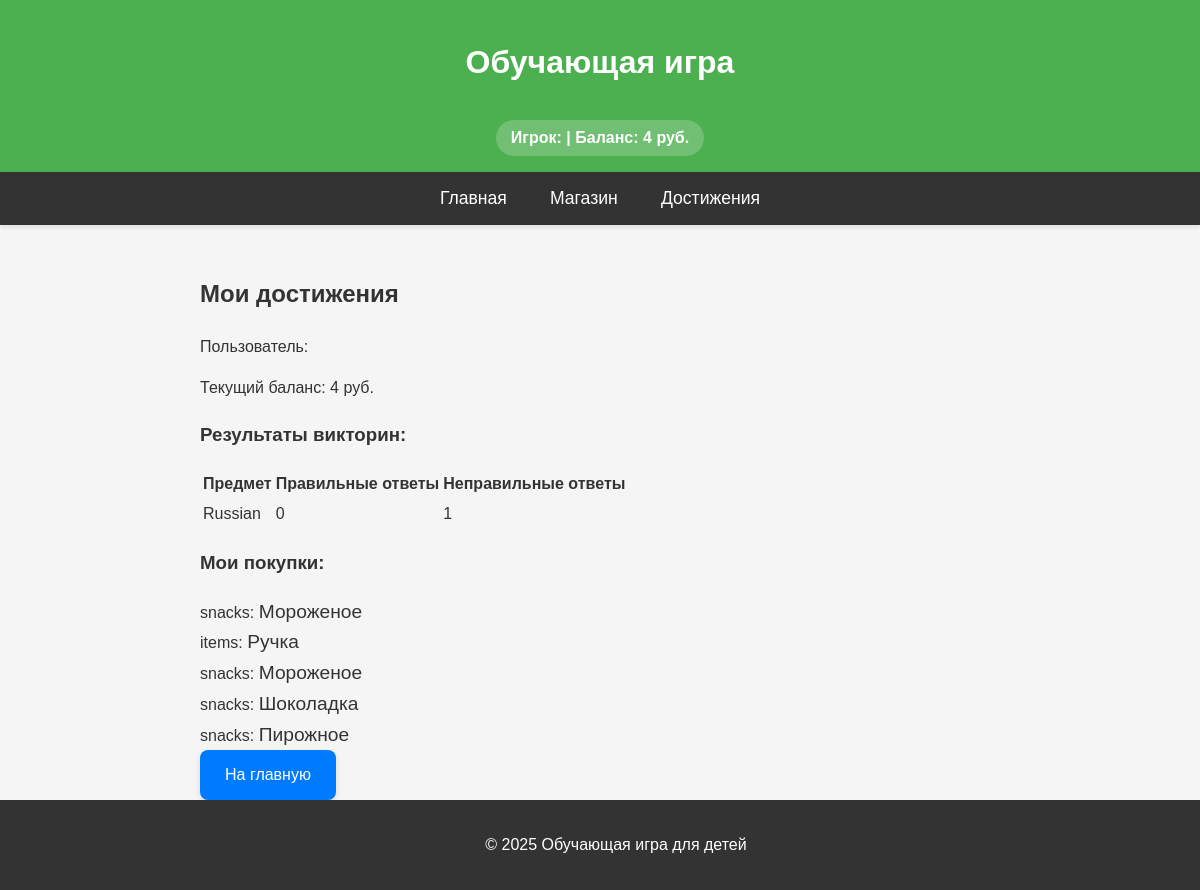
The app's page /achievements (signed in) with its own data.
### tables this page shows
CREATE TABLE quiz_results
                 (id INTEGER PRIMARY KEY AUTOINCREMENT,
                  user_id INTEGER,
                  subject TEXT,
                  correct INTEGER,
                  wrong INTEGER,
                  date TEXT,
                  FOREIGN KEY(user_id) REFERENCES users(id));

CREATE TABLE inventory
                 (id INTEGER PRIMARY KEY AUTOINCREMENT,
                  user_id INTEGER,
                  item_name TEXT,
                  item_category TEXT,
                  purchase_date TEXT,
                  FOREIGN KEY(user_id) REFERENCES users(id));

### app.py (the view)
@app.route('/achievements')
def achievements():
    if 'username' not in session:
        return redirect(url_for('login'))
    conn = sqlite3.connect('quiz_game.db')
    c = conn.cursor()
    c.execute("SELECT id, money FROM users WHERE username=?", (session['username'],))
    user = c.fetchone()
    c.execute("SELECT item_name, item_category FROM inventory WHERE user_id=?", (user[0],))
    inventory = c.fetchall()
    c.execute("SELECT subject, correct, wrong FROM quiz_results WHERE user_id=?", (user[0],))
    results = c.fetchall()
    conn.close()
    return render_template('achievements.html', money=user[1], inventory=inventory, results=results)

### templates/achievements.html
{% extends "base.html" %}
{% block content %}
<div class="achievements-container">
    <h2>Мои достижения</h2>
    <p>Пользователь: {{ username }}</p>
    <p class="balance">Текущий баланс: {{ money }} руб.</p>
    <div class="achievements-section">
        <h3>Результаты викторин:</h3>
        {% if results %}
        <table class="results-table">
            <thead>
                <tr>
                    <th>Предмет</th>
                    <th>Правильные ответы</th>
                    <th>Неправильные ответы</th>
                </tr>
            </thead>
            <tbody>
                {% for subject, correct, wrong in results %}
                <tr>
                    <td>{{ subject|capitalize }}</td>
                    <td>{{ correct }}</td>
                    <td>{{ wrong }}</td>
                </tr>
                {% endfor %}
            </tbody>
        </table>
        {% else %}
        <p>Вы еще не проходили викторины.</p>
        {% endif %}
    </div>
    <div class="inventory-section">
        <h3>Мои покупки:</h3>
        {% if inventory %}
        <div class="inventory-grid">
            {% for item_name, item_category in inventory %}
            <div class="inventory-item">
                <span class="item-category">{{ item_category }}:</span>
                <span class="item-name">{{ item_name }}</span>
            </div>
            {% endfor %}
        </div>
        {% else %}
        <p>У вас пока нет покупок.</p>
        {% endif %}
    </div>
    <div class="back-link">
        <a href="{{ url_for('index') }}" class="btn">На главную</a>
    </div>
</div>
{% endblock %}

### templates/base.html (shortened to what this page needs)
<!DOCTYPE html>
<html lang="ru">
<head>
    <link rel="stylesheet" href="{{ url_for('static', filename='css/style.css') }}">
</head>
<header>
    <h1>Обучающая игра</h1>
    {% if 'username' in session %}
    <div class="user-info">
        Игрок: {{ username }} | Баланс: {{ money }} руб.
    </div>
    {% endif %}
</header>
    <nav>
        <a href="{{ url_for('index') }}">Главная</a> |
        <a href="{{ url_for('shop') }}">Магазин</a> |
        <a href="{{ url_for('achievements') }}">Достижения</a>
    </nav>
    <main>
        {% block content %}{% endblock %}
    </main>
    <footer>
        <p>© 2025 Обучающая игра для детей</p>
    </footer>
</body>
</html>
<head>
    <link rel="stylesheet" href="https://cdnjs.cloudflare.com/ajax/libs/font-awesome/6.0.0-beta3/css/all.min.css">
</head>

### static/css/style.css (style rules this page uses)
header { background-color: #4CAF50; color: white; padding: 1rem; text-align: center; box-shadow: 0 2px 5px rgba(0,0,0,0.1); }
.user-info { background-color: rgba(255,255,255,0.2); color: white; padding: 5px 15px; border-radius: 20px; margin-top: 10px; display: inline-block; font-weight: bold; }
nav { background-color: #333; padding: 0.8rem; text-align: center; box-shadow: 0 2px 5px rgba(0,0,0,0.1); }
nav a { color: white; text-decoration: none; margin: 0 15px; font-size: 1.1rem; transition: color 0.3s; }
main { padding: 30px 20px; max-width: 800px; margin: 0 auto; }
footer { background-color: #333; color: white; text-align: center; padding: 1rem; position: fixed; bottom: 0; width: 100%; }
.btn { display: inline-block; padding: 12px 25px; background-color: #007bff; color: white; text-decoration: none; border-radius: 8px; transition: all 0.3s; font-size: 1rem; box-shadow: 0 3px 6px rgba(0,0,0,0.1); }
.item-name { margin: 0; color: #333; font-size: 1.2rem; }

### records on screen
quiz_results: subject "Russian", correct "0", wrong "1"
inventory: item_category "snacks", item_name "Мороженое"
inventory: item_category "items", item_name "Ручка"
inventory: item_category "snacks", item_name "Мороженое"
inventory: item_category "snacks", item_name "Шоколадка"
inventory: item_category "snacks", item_name "Пирожное"

### other values on screen
{{ money }} "4"
